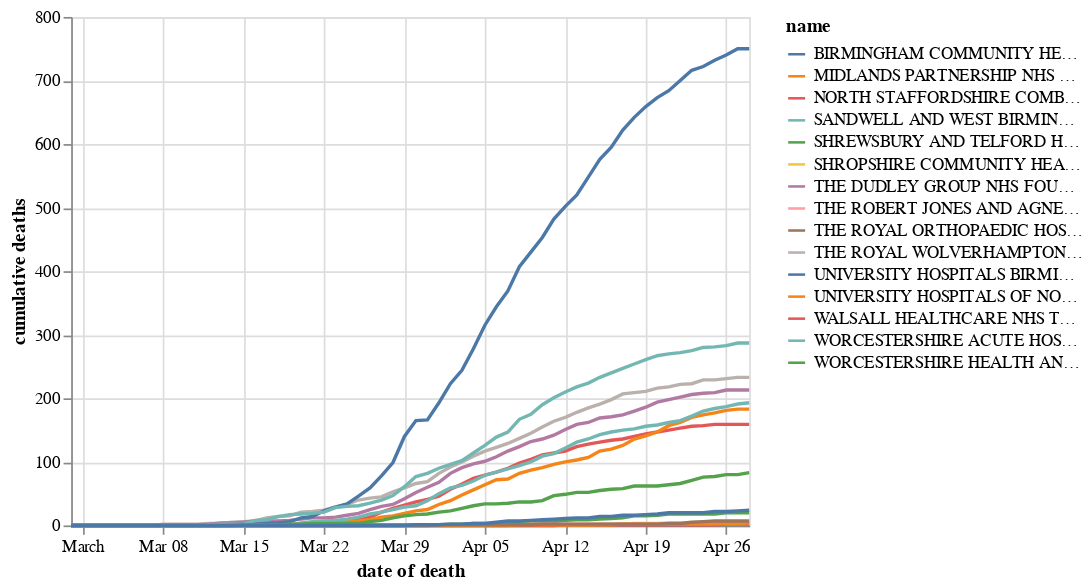

This figure's notebook cell:
### Markdown cell above
### Cumulative

### Code cell
alt.Chart(chart_doddbt).mark_line().encode(
    x='date of death',
    y='cumulative deaths',
    color='name'
)

### Figure 1 — Vega-Lite specification as saved in the notebook (floating-point values rounded to 4 significant figures; data arrays with more than 128 entries replaced by an {"elided": "..."} marker saying what was removed)
{"config": {"view": {"continuousWidth": 400, "continuousHeight": 300}}, "data": {"name": "data-83babb317079a1cac4e3842ff1803417"}, "mark": "line", "encoding": {"color": {"type": "nominal", "field": "name"}, "x": {"type": "temporal", "field": "date of death"}, "y": {"type": "quantitative", "field": "cumulative deaths"}}, "$schema": "https://vega.github.io/schema/vega-lite/v4.8.1.json", "datasets": {"data-83babb317079a1cac4e3842ff1803417": {"elided": "900 records"}}}
